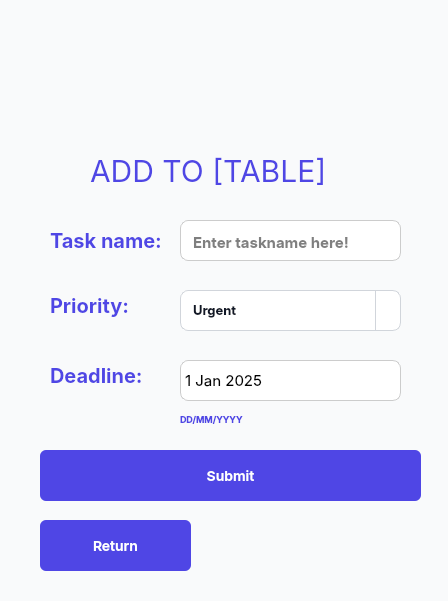
<?xml version="1.0" encoding="UTF-8"?>
<ui version="4.0">
 <class>Dialog</class>
 <widget class="QDialog" name="Dialog">
  <property name="geometry">
   <rect>
    <x>0</x>
    <y>0</y>
    <width>448</width>
    <height>601</height>
   </rect>
  </property>
  <property name="windowTitle">
   <string>Dialog</string>
  </property>
  <property name="styleSheet">
   <string notr="true">/* Entire Dialog */
QDialog {
    background-color: #F9FAFB;
    color: #111827; /* Dark gray, highly readable */
}

/* Labels */
QLabel {
    color: #1F2937; /* Stronger label color */
}

/* Text Fields */
QLineEdit {
    background-color: #FFFFFF;
    border: 1px solid #D1D5DB;
    border-radius: 6px;
    padding: 6px 10px;
    font-size: 14px;
    color: #111827; /* Input text */
}

/* Primary Button */
QPushButton {
    background-color: #4F46E5;
    border: none;
    color: #FFFFFF;
    border-radius: 6px;
    padding: 8px 14px;
    font-size: 14px;
    font-weight: 500;
}
QPushButton:hover {
    background-color: #4338CA;
}
QPushButton:pressed {
    background-color: #3730A3;
}

/* Optional: Secondary Button */
QPushButton#secondaryButton {
    background-color: #E5E7EB;
    color: #1F2937;
}
QPushButton#secondaryButton:hover {
    background-color: #D1D5DB;
}</string>
  </property>
  <widget class="QLabel" name="addToLabel">
   <property name="geometry">
    <rect>
     <x>90</x>
     <y>120</y>
     <width>331</width>
     <height>101</height>
    </rect>
   </property>
   <property name="font">
    <font>
     <family>Inter</family>
     <pointsize>-1</pointsize>
     <weight>50</weight>
     <bold>false</bold>
    </font>
   </property>
   <property name="styleSheet">
    <string notr="true">color: #4F46E5;
font-size: 30px;
</string>
   </property>
   <property name="text">
    <string>ADD TO [TABLE]</string>
   </property>
  </widget>
  <widget class="QTextEdit" name="taskNameField">
   <property name="geometry">
    <rect>
     <x>180</x>
     <y>220</y>
     <width>221</width>
     <height>41</height>
    </rect>
   </property>
   <property name="font">
    <font>
     <family>Inter</family>
     <pointsize>-1</pointsize>
     <weight>75</weight>
     <italic>false</italic>
     <bold>true</bold>
    </font>
   </property>
   <property name="styleSheet">
    <string notr="true">QTextEdit {
    border-radius: 8px;  /* Rounded corners */
    font-size: 15px;  /* Font size */
    padding: 8px;  /* Padding inside the text area */
    border: 1px solid #ccc;  /* Optional: Add a border around the QTextEdit */
    background-color: #fff;  /* Optional: Background color */
	font: bold;
}

</string>
   </property>
   <property name="inputMethodHints">
    <set>Qt::ImhMultiLine</set>
   </property>
   <property name="verticalScrollBarPolicy">
    <enum>Qt::ScrollBarAlwaysOff</enum>
   </property>
   <property name="horizontalScrollBarPolicy">
    <enum>Qt::ScrollBarAlwaysOff</enum>
   </property>
   <property name="placeholderText">
    <string>Enter taskname here!</string>
   </property>
  </widget>
  <widget class="QLabel" name="label_5">
   <property name="geometry">
    <rect>
     <x>50</x>
     <y>210</y>
     <width>121</width>
     <height>61</height>
    </rect>
   </property>
   <property name="font">
    <font>
     <family>Inter</family>
     <pointsize>-1</pointsize>
     <weight>75</weight>
     <italic>false</italic>
     <bold>true</bold>
    </font>
   </property>
   <property name="styleSheet">
    <string notr="true">color: #4F46E5;
font-size: 20px;
font: bold;
</string>
   </property>
   <property name="text">
    <string>Task name:</string>
   </property>
  </widget>
  <widget class="QLabel" name="label_7">
   <property name="geometry">
    <rect>
     <x>50</x>
     <y>280</y>
     <width>91</width>
     <height>51</height>
    </rect>
   </property>
   <property name="font">
    <font>
     <family>Inter</family>
     <pointsize>-1</pointsize>
     <weight>75</weight>
     <italic>false</italic>
     <bold>true</bold>
    </font>
   </property>
   <property name="styleSheet">
    <string notr="true">color: #4F46E5;
font-size: 20px;
font: bold;
</string>
   </property>
   <property name="text">
    <string>Priority:</string>
   </property>
  </widget>
  <widget class="QComboBox" name="addTaskPriorityBox">
   <property name="geometry">
    <rect>
     <x>180</x>
     <y>290</y>
     <width>221</width>
     <height>41</height>
    </rect>
   </property>
   <property name="font">
    <font>
     <family>Inter</family>
     <pointsize>-1</pointsize>
     <weight>75</weight>
     <italic>false</italic>
     <bold>true</bold>
    </font>
   </property>
   <property name="styleSheet">
    <string notr="true">QComboBox {
    border: 1px solid #D1D5DB;
    border-radius: 8px;
    padding: 6px 12px;
    background-color: #FFFFFF;
    font-family: 'Inter';
    font-size: 13px;
    color: #111827;
	font: bold;
}

QComboBox::drop-down {
    subcontrol-origin: padding;
    subcontrol-position: top right;
    width: 24px;
    border-left: 1px solid #D1D5DB;
}

QComboBox::down-arrow {
    image: url(&quot;C:/Users/Admin/Desktop/CC15---ELISTA/UserInterface/arrow-down.png&quot;);
    width: 12px;
    height: 12px;
}</string>
   </property>
   <item>
    <property name="text">
     <string>Urgent</string>
    </property>
   </item>
   <item>
    <property name="text">
     <string>High</string>
    </property>
   </item>
   <item>
    <property name="text">
     <string>Average</string>
    </property>
   </item>
   <item>
    <property name="text">
     <string>Low</string>
    </property>
   </item>
   <item>
    <property name="text">
     <string>Optional</string>
    </property>
   </item>
  </widget>
  <widget class="QDateEdit" name="addTaskDeadlineBox">
   <property name="geometry">
    <rect>
     <x>180</x>
     <y>360</y>
     <width>221</width>
     <height>41</height>
    </rect>
   </property>
   <property name="font">
    <font>
     <family>Inter</family>
     <pointsize>-1</pointsize>
    </font>
   </property>
   <property name="styleSheet">
    <string notr="true">QDateEdit {
    font-size: 15px; /* Set font size */
    border-radius: 8px; /* Apply rounded borders */
    padding: 2px; /* Add padding to ensure the text inside doesn’t touch the borders */
    border: 1px solid #ccc; /* Optional: Add a border around the widget */
}

QDateEdit::up-button:hover{
    border: 1px solid #4F46E5;
    background: transparent;
}

QDateEdit::up-button:pressed{
    border: 1px solid #4F46E5;
    background-color: #4F46E5;
}

QDateEdit::down-button:hover{
    border: 1px solid #4F46E5;
    background: transparent;
}

QDateEdit::down-button:pressed{
    border: 1px solid #4F46E5;
    background-color: #4F46E5;
}


QDateEdit::up-button {
    border: none;
}

QDateEdit::down-button {
    border: none;
}

QDateEdit::up-arrow {
    image: url(&quot;C:/Users/ADMIN/Desktop/CC15---ELISTA/UserInterface/arrow-up.png&quot;);
    width: 12px;
    height: 12px;
}

QDateEdit::down-arrow {
    image: url(&quot;C:/Users/Admin/Desktop/CC15---ELISTA/UserInterface/arrow-down.png&quot;);
    width: 12px;
    height: 12px;
}</string>
   </property>
   <property name="buttonSymbols">
    <enum>QAbstractSpinBox::UpDownArrows</enum>
   </property>
   <property name="dateTime">
    <datetime>
     <hour>0</hour>
     <minute>0</minute>
     <second>0</second>
     <year>2025</year>
     <month>1</month>
     <day>1</day>
    </datetime>
   </property>
  </widget>
  <widget class="QLabel" name="label_8">
   <property name="geometry">
    <rect>
     <x>50</x>
     <y>350</y>
     <width>121</width>
     <height>51</height>
    </rect>
   </property>
   <property name="font">
    <font>
     <family>Inter</family>
     <pointsize>-1</pointsize>
     <weight>75</weight>
     <italic>false</italic>
     <bold>true</bold>
    </font>
   </property>
   <property name="styleSheet">
    <string notr="true">color: #4F46E5;
font-size: 20px;
font: bold;
</string>
   </property>
   <property name="text">
    <string>Deadline:</string>
   </property>
  </widget>
  <widget class="QPushButton" name="addTaskSubmitBox">
   <property name="geometry">
    <rect>
     <x>40</x>
     <y>450</y>
     <width>381</width>
     <height>51</height>
    </rect>
   </property>
   <property name="font">
    <font>
     <family>Inter</family>
     <pointsize>-1</pointsize>
     <weight>62</weight>
     <bold>true</bold>
    </font>
   </property>
   <property name="text">
    <string>Submit</string>
   </property>
  </widget>
  <widget class="QLabel" name="label_9">
   <property name="geometry">
    <rect>
     <x>180</x>
     <y>410</y>
     <width>121</width>
     <height>20</height>
    </rect>
   </property>
   <property name="font">
    <font>
     <family>Inter</family>
     <pointsize>7</pointsize>
     <weight>75</weight>
     <italic>false</italic>
     <bold>true</bold>
    </font>
   </property>
   <property name="styleSheet">
    <string notr="true">color: #4F46E5;
font: bold;
</string>
   </property>
   <property name="text">
    <string>DD/MM/YYYY</string>
   </property>
  </widget>
  <widget class="QPushButton" name="taskAdderReturn">
   <property name="geometry">
    <rect>
     <x>40</x>
     <y>520</y>
     <width>151</width>
     <height>51</height>
    </rect>
   </property>
   <property name="font">
    <font>
     <family>Inter</family>
     <pointsize>-1</pointsize>
     <weight>62</weight>
     <bold>true</bold>
    </font>
   </property>
   <property name="text">
    <string>Return</string>
   </property>
  </widget>
  <widget class="QLabel" name="label_2">
   <property name="geometry">
    <rect>
     <x>0</x>
     <y>310</y>
     <width>491</width>
     <height>321</height>
    </rect>
   </property>
   <property name="font">
    <font>
     <family>Inter</family>
    </font>
   </property>
   <property name="text">
    <string/>
   </property>
   <property name="pixmap">
    <pixmap>—Pngtree—blue dot lines abstract background_15840593.png</pixmap>
   </property>
   <property name="scaledContents">
    <bool>true</bool>
   </property>
  </widget>
  <widget class="QLabel" name="label">
   <property name="geometry">
    <rect>
     <x>110</x>
     <y>-10</y>
     <width>221</width>
     <height>201</height>
    </rect>
   </property>
   <property name="text">
    <string/>
   </property>
   <property name="pixmap">
    <pixmap>logonew.png</pixmap>
   </property>
   <property name="scaledContents">
    <bool>true</bool>
   </property>
  </widget>
  <widget class="QLabel" name="label_3">
   <property name="geometry">
    <rect>
     <x>-70</x>
     <y>80</y>
     <width>521</width>
     <height>551</height>
    </rect>
   </property>
   <property name="text">
    <string/>
   </property>
   <property name="pixmap">
    <pixmap>bg.png</pixmap>
   </property>
   <property name="scaledContents">
    <bool>true</bool>
   </property>
  </widget>
  <widget class="QLabel" name="label_4">
   <property name="geometry">
    <rect>
     <x>-73</x>
     <y>-10</y>
     <width>571</width>
     <height>620</height>
    </rect>
   </property>
   <property name="text">
    <string/>
   </property>
   <property name="pixmap">
    <pixmap>../Assets/mainBackground.jpg</pixmap>
   </property>
   <property name="scaledContents">
    <bool>true</bool>
   </property>
  </widget>
  <zorder>label_4</zorder>
  <zorder>label_3</zorder>
  <zorder>label_2</zorder>
  <zorder>addToLabel</zorder>
  <zorder>label</zorder>
  <zorder>label_5</zorder>
  <zorder>taskNameField</zorder>
  <zorder>addTaskPriorityBox</zorder>
  <zorder>label_7</zorder>
  <zorder>label_8</zorder>
  <zorder>addTaskDeadlineBox</zorder>
  <zorder>label_9</zorder>
  <zorder>addTaskSubmitBox</zorder>
  <zorder>taskAdderReturn</zorder>
 </widget>
 <resources/>
 <connections/>
</ui>
